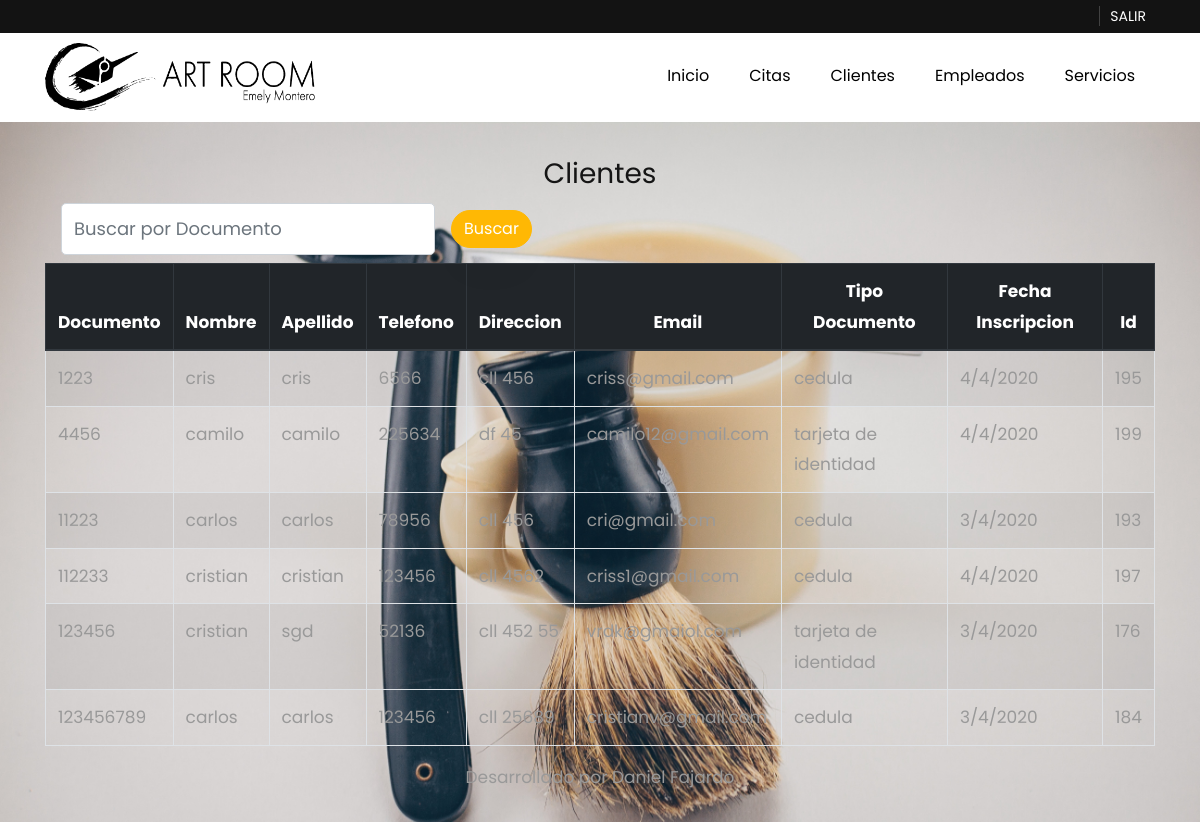
The page /mediplus/crudCliente/index.php on the database its author committed.
### tables this page shows
CREATE TABLE `cliente` (
  `documentoCli` int(11) NOT NULL,
  `nombreCli` varchar(50) NOT NULL,
  `apellidoCli` varchar(50) NOT NULL,
  `telefonoCli` int(11) NOT NULL,
  `direccionCli` varchar(50) NOT NULL,
  `tipoDocumentoCli` varchar(50) NOT NULL,
  `fechaInscripcionCli` varchar(50) NOT NULL,
  `id` int(11) NOT NULL
);

CREATE TABLE `usuarios` (
  `id` int(11) NOT NULL,
  `email` varchar(150) NOT NULL,
  `clave` varchar(150) NOT NULL,
  `cargo` int(11) NOT NULL
);

### mediplus/crudCliente/index.php (called while the page is built, shortened)
<?php
	include 'views/header.php';
	$page=isset($_GET['page'])?$_GET['page']:'users';
	include 'views/users/'.$page.'.php';
	include 'views/footer.php';

### mediplus/crudCliente/config/conexion.php (called while the page is built, shortened)
<?php
	class Conexion{
		private $host;
		private $user;
		private $password;
		private $dataBase;
		public function __construct(){
			$this->host     ="localhost";
			$this->user     ="root";
			$this->password ="";
			$this->dataBase ="artr";
		}
		public function conectarse(){
			$enlace = mysqli_connect($this->host, $this->user, $this->password, $this->dataBase);
			return($enlace);
		}
	}

### mediplus/crudCliente/models/users.php (called while the page is built, shortened)
<?php
	include dirname(dirname(__FILE__))."/config/conexion.php";
	class Cliente
	{
		private $link;
		function __construct()
		{
			$this->conn   = new Conexion();
			$this->link   = $this->conn->conectarse();
		}
		public function getCliente()
		{
			$query  ="SELECT usuarios.email, usuarios.clave, usuarios.id, cliente.documentoCli, cliente.nombreCli,cliente.apellidoCli, cliente.telefonoCli,cliente.direccionCli,cliente.tipoDocumentoCli,cliente.fechaInscripcionCli FROM cliente INNER JOIN usuarios ON cliente.id = usuarios.id";
			$result =mysqli_query($this->link,$query);
			while ($data[]=mysqli_fetch_assoc($result));
			array_pop($data);
			return $data;
		}
	}

### mediplus/crudCliente/views/users/users.php (the view, shortened to what this page needs)
<?php
	include './models/users.php';
	$cliente  = new Cliente();
	if(isset($search)){
		$clientes = $cliente->getClienteBySearch($dataSearch);
	}else{
		$dataSearch=NULL;
		$clientes =$cliente->getCliente();
	}
?>
<br>
<div class="row">
	<div class="col text-center">
		<h3>Clientes</h3>
	</div>
</div>
<div class="row">
	<div class="col">
		<form action="./index.php" method="post" accept-charset="utf-8" class="form-inline">
			<div class="form-group mx-sm-3 mb-2">
    			<input type="text" class="form-control" name="dataSearch" autofocus required placeholder="Buscar por Documento" value="<?php echo $dataSearch;  ?>">
  			</div>
  			<button type="submit" name="btnSearch" class="btn btn-primary mb-2">Buscar</button>
		</form>
	</div>
</div>
<div class="table-responsive">
		<table class="table table-striped table-bordered table-hover">
			<thead class="thead-dark">
				<th>Documento</th>
				<th class="text-center">Nombre</th>
				<th class="text-center">Apellido</th>
				<th class="text-center">Telefono</th>
				<th class="text-center">Direccion</th>
				<th class="text-center">Email</th>
				<th class="text-center">Tipo Documento</th>
				<th class="text-center">Fecha Inscripcion</th>
				<th class="text-center">Id</th>
			</thead>
			<tbody>
				<?php
					if($clientes>NULL){
						foreach ($clientes as $column =>$value) {
				?>
							<tr documentoCli="row<?php echo $value['documentoCli']; ?>">
								<td><?php echo $value['documentoCli']; ?></td>
								<td><?php echo $value['nombreCli']; ?></td>
								<td><?php echo $value['apellidoCli']; ?></td>
								<td><?php echo $value['telefonoCli']; ?></td>
								<td><?php echo $value['direccionCli']; ?></td>
								<td><?php echo $value['email']; ?></td>
								<td><?php echo $value['tipoDocumentoCli']; ?></td>
								<td><?php echo $value['fechaInscripcionCli']; ?></td>
								<td><?php echo $value['id']; ?></td>
							</tr>
				<?php
						}
					}
				?>
			</tbody>
		</table>
	</div>

### mediplus/crudCliente/views/header.php (shortened to what this page needs)
<!DOCTYPE html>
<html lang="en">
<head>
    <link rel="stylesheet" href="../css/open-iconic-bootstrap.min.css">
    <link rel="stylesheet" href="../css/animate.css">
    <link rel="stylesheet" href="../css/owl.carousel.min.css">
    <link rel="stylesheet" href="../css/owl.theme.default.min.css">
    <link rel="stylesheet" href="../css/magnific-popup.css">
    <link rel="stylesheet" href="../css/aos.css">
    <link rel="stylesheet" href="../css/ionicons.min.css">
    <link rel="stylesheet" href="../css/flaticon.css">
    <link rel="stylesheet" href="../css/icomoon.css">
    <link rel="stylesheet" href="../css/style.css">
</head>
<body data-spy="scroll" data-target=".site-navbar-target" data-offset="300">
    <br><br><br><br>
    <section class="hero-wrap js-fullheight" style="background-image: url('images/mujer.jpg');" data-section="home" data-stellar-background-ratio="0.5">
    <div class="py-1 bg-black top">
        <div class="container">
            <div class="row no-gutters d-flex align-items-start align-items-center px-md-0">
                <div class="col-lg-12 d-block">
                    <div class="row d-flex">
                        <div class="col-md pr-4 d-flex topper align-items-center">
                        </div>
                        <div class="col-md pr-4 d-flex topper align-items-center">
                        </div>
                        <div class="col-md-5 pr-4 d-flex topper align-items-center text-lg-right justify-content-end">
                           <p class="mb-0 register-link"><a href="../../Login/cerrarsesion.php">Salir</a></p>
                        </div>
                    </div>
                </div>
            </div>
        </div>
    </div>
    <nav class="navbar navbar-expand-lg navbar-dark ftco_navbar bg-dark ftco-navbar-light site-navbar-target" id="ftco-navbar">
        <div class="container">
            <img src="../images/Recurso_3.png" href="#" height="68,00px" width="270px" style=text-align:left->
            <div class="collapse navbar-collapse" id="ftco-nav">
                <ul class="navbar-nav nav ml-auto">
                    <li class="nav-item"><a href="../index.html" class="nav-link"><span>Inicio</span></a></li>
                    <li class="nav-item"><a href="../crudCita/index.php" class="nav-link"><span>Citas</span></a></li>
                    <li class="nav-item"><a href="index.php" class="nav-link"><span>Clientes</span></a></li>
                    <li class="nav-item"><a href="../crud/index.php" class="nav-link"><span>Empleados</span></a></li>
                    <li class="nav-item"><a href="../crudServicio/index.php" class="nav-link"><span>Servicios</span></a></li>
                </ul>
            </div>
        </div>
    </nav>
    <div class="container">

### mediplus/crudCliente/views/footer.php (shortened to what this page needs)
</div>
<div class="container-fluid">
	<div class="row">
		<div class="col text-center">
			<p>Desarrollado por Daniel Fajardo</p>
		</div>
	</div>
</div>
</section>
</body>
</html>

### rows shown on the page
cliente: documentoCli "1223", nombreCli "cris", apellidoCli "cris", telefonoCli "6566", direccionCli "cll 456", id.email "criss@gmail.com", tipoDocumentoCli "cedula", fechaInscripcionCli "4/4/2020", id "195"
cliente: documentoCli "4456", nombreCli "camilo", apellidoCli "camilo", telefonoCli "225634", direccionCli "df 45", id.email "camilo12@gmail.com", tipoDocumentoCli "tarjeta de identidad", fechaInscripcionCli "4/4/2020", id "199"
cliente: documentoCli "11223", nombreCli "carlos", apellidoCli "carlos", telefonoCli "78956", direccionCli "cll 456", id.email "cri@gmail.com", tipoDocumentoCli "cedula", fechaInscripcionCli "3/4/2020", id "193"
cliente: documentoCli "112233", nombreCli "cristian", apellidoCli "cristian", telefonoCli "123456", direccionCli "cll 4562", id.email "criss1@gmail.com", tipoDocumentoCli "cedula", fechaInscripcionCli "4/4/2020", id "197"
cliente: documentoCli "123456", nombreCli "cristian", apellidoCli "sgd", telefonoCli "52136", direccionCli "cll 452 55", id.email "vrdk@gmaiol.com", tipoDocumentoCli "tarjeta de identidad", fechaInscripcionCli "3/4/2020", id "176"
cliente: documentoCli "123456789", nombreCli "carlos", apellidoCli "carlos", telefonoCli "123456", direccionCli "cll 25689", id.email "cristianv@gmail.com", tipoDocumentoCli "cedula", fechaInscripcionCli "3/4/2020", id "184"
